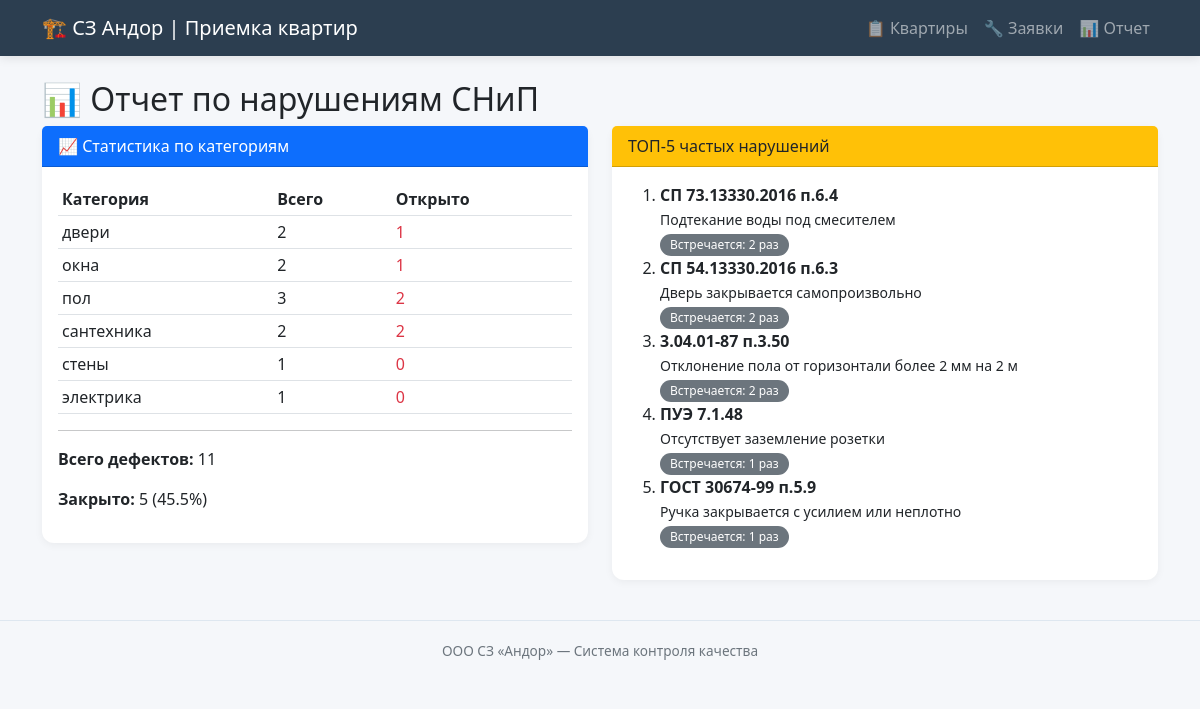
Screenshot of /report with the database file from the repository.
### tables this page shows
CREATE TABLE snip_defects (
            id INTEGER PRIMARY KEY AUTOINCREMENT,
            code TEXT NOT NULL,
            category TEXT NOT NULL,
            description TEXT NOT NULL,
            severity TEXT NOT NULL
        );

### app.py (the view)
@app.route('/report')
def report():
    conn = get_db()
    stats = conn.execute('''
        SELECT s.category, COUNT(d.id) as count,
               SUM(CASE WHEN d.status != 'closed' THEN 1 ELSE 0 END) as open_count
        FROM defects d
        JOIN snip_defects s ON d.snip_defect_id = s.id
        GROUP BY s.category
    ''').fetchall()
    top_defects = conn.execute('''
        SELECT s.code, s.description, COUNT(d.id) as count
        FROM defects d
        JOIN snip_defects s ON d.snip_defect_id = s.id
        GROUP BY d.snip_defect_id
        ORDER BY count DESC
        LIMIT 5
    ''').fetchall()
    total = conn.execute('SELECT COUNT(id) FROM defects').fetchone()[0]
    closed = conn.execute('SELECT COUNT(id) FROM defects WHERE status = "closed"').fetchone()[0]
    conn.close()
    return render_template('report.html',
                          stats=stats,
                          top_defects=top_defects,
                          total=total,
                          closed=closed)

### app.py (called while the page is built)
def get_db():
    conn = sqlite3.connect(DB_PATH)
    conn.row_factory = sqlite3.Row
    return conn

### templates/report.html
{% extends "base.html" %}
{% block content %}
<h2>📊 Отчет по нарушениям СНиП</h2>
<div class="row">
    <div class="col-md-6">
        <div class="card mb-4">
            <div class="card-header bg-primary text-white">
                📈 Статистика по категориям
            </div>
            <div class="card-body">
                <table class="table table-sm">
                    <thead>
                        <tr><th>Категория</th><th>Всего</th><th>Открыто</th></tr>
                    </thead>
                    <tbody>
                        {% for s in stats %}
                        <tr>
                            <td>{{ s.category }}</td>
                            <td>{{ s.count }}</td>
                            <td class="text-danger">{{ s.open_count }}</td>
                        </tr>
                        {% endfor %}
                    </tbody>
                </table>
                <hr>
                <p><strong>Всего дефектов:</strong> {{ total }}</p>
                <p><strong>Закрыто:</strong> {{ closed }} ({{ (closed / total * 100)|round(1) if total > 0 else 0 }}%)</p>
            </div>
        </div>
    </div>
    <div class="col-md-6">
        <div class="card">
            <div class="card-header bg-warning text-dark">
                ТОП-5 частых нарушений
            </div>
            <div class="card-body">
                {% if top_defects %}
                    <ol>
                    {% for td in top_defects %}
                        <li>
                            <strong>{{ td.code }}</strong><br>
                            <span class="small">{{ td.description[:80] }}</span><br>
                            <span class="badge bg-secondary">Встречается: {{ td.count }} раз</span>
                        </li>
                    {% endfor %}
                    </ol>
                {% else %}
                    <p>Нет данных для ТОП-5</p>
                {% endif %}
            </div>
        </div>
    </div>
</div>
{% endblock %}

### templates/base.html (style rules this page uses)
body { background-color: #f5f7fa; font-family: 'Segoe UI', Tahoma, Geneva, Verdana, sans-serif; }
.card { border: none; border-radius: 12px; box-shadow: 0 2px 8px rgba(0,0,0,0.05); transition: transform 0.2s, box-shadow 0.2s; }
.badge { padding: 5px 10px; font-weight: 500; border-radius: 20px; }

### rows the page displays
snip_defects: code "СП 73.13330.2016 п.6.4", description "Подтекание воды под смесителем", count "2"
snip_defects: code "СП 54.13330.2016 п.6.3", description "Дверь закрывается самопроизвольно", count "2"
snip_defects: code "3.04.01-87 п.3.50", description "Отклонение пола от горизонтали более 2 мм на 2 м", count "2"
snip_defects: code "ПУЭ 7.1.48", description "Отсутствует заземление розетки", count "1"
snip_defects: code "ГОСТ 30674-99 п.5.9", description "Ручка закрывается с усилием или неплотно", count "1"

### other values shown
{{ s.category }} "двери" "окна" "пол" "сантехника" "стены" "электрика"
{{ s.count }} "2" "2" "3" "2" "1" "1"
{{ s.open_count }} "1" "1" "2" "2" "0" "0"
{{ total }} "11"
{{ closed }} "5"
{{ (closed / total * 100)|round(1) if total > 0 else 0 }} "45.5"
